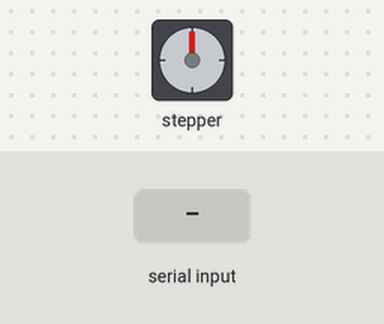
A sketch run on a simulated Arduino Uno, built with avr-gcc and run on an emulated ATmega328P. On the bench: stepper motor. Inputs (shaded band) come from the test bench. Stepper angles assume 3072 steps per turn.

Above: at 1.2 s.
1.3 s: "a" received over Serial
At 2.2 s:
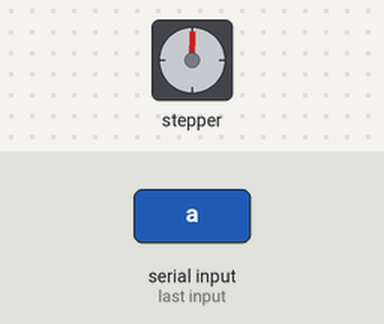
2.8 s: "b" received over Serial
At 3.8 s:
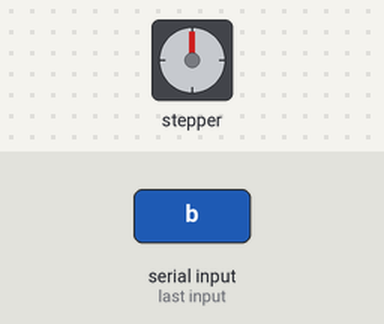
4.3 s: "b" received over Serial
At 5.7 s:
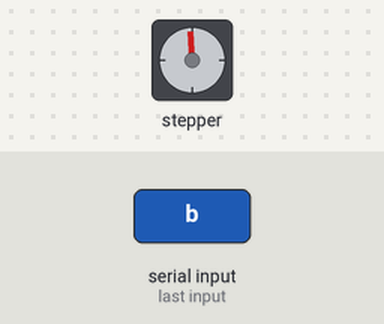
Timing chart, 0 to 7.3 s (numbered marks = the images above; inputs shaded):
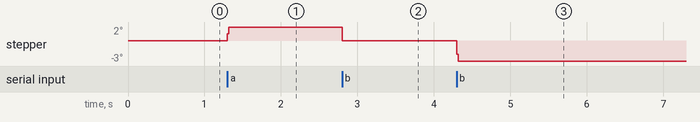

The sketch:

sketch_jan02a.ino
```cpp
#include <Stepper.h>

int kh_ma_octet;
int nbpas = 3072;

Stepper stepper(nbpas, 9, 10, 11, 12);

void setup()
{
  stepper.setSpeed(12);
  Serial.begin(9600);
}

void loop()
{
    if (Serial.available() > 0)
    {
     kh_ma_octet = Serial.read();
     if (kh_ma_octet == 'a') {stepper.step(20);}
     if (kh_ma_octet == 'b') {stepper.step(-20);}
    }
}
```

Measured:
- after the input at 1.3 s, stepper: goes 1° 0.02 s, then 2°, starting at once
- after the input at 4.3 s, stepper: goes -2° 0.02 s, then -3°, starting at once
